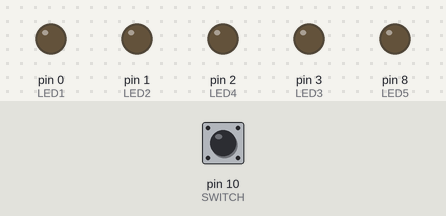
A sketch run on a simulated Arduino Uno, built with avr-gcc and run on an emulated ATmega328P. On the bench: output pins drawn as LEDs (lit = HIGH). Dashed ring = blinking. The inputs (shaded band) are chosen by the test bench; at power-on: pin 10 (SWITCH) HIGH.

Above: at 1.2 s.
1.3 s: pin 10 (SWITCH) pulled LOW for 0.15 s
At 1.51 s:
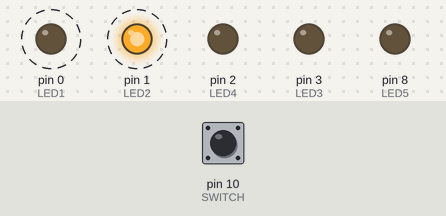
At 1.91 s:
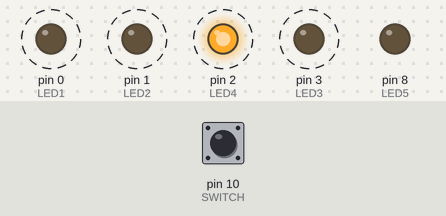
Timing chart, 0 to 10.3 s (numbered marks = the images above; inputs shaded):
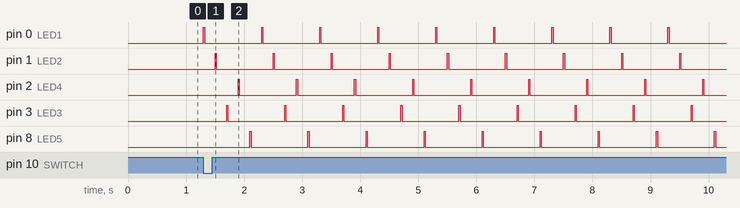

Measured:
- after the input at 1.3 s, pin 0 (LED1): alternates HIGH for 0.02 s and LOW for 0.98 s, starting at once; pin 1 (LED2): alternates HIGH for 0.02 s and LOW for 0.98 s, starting after 0.20 s

The sketch:

star.ino
```cpp
/*
 PA0 = 0
 PA1 = 1
 PA2 = 2
 PA3 = 3
 PA4 = 4
 PA5 = 5

https://electronics.stackexchange.com/questions/126330/how-much-current-is-a-powered-down-attiny84-supposed-to-take

  P1     P4   P3
   .     .     .


   .     .     .
  GND    P2   VCC

  */

 enum { LED5 = 8, LED1 = 0, LED2 = 1, LED3 = 3, LED4 = 2, SWITCH = 10};
 int leds[] = {LED1, LED2, LED3, LED4, LED5};

void setup() {
  pinMode(SWITCH, INPUT);
  digitalWrite(SWITCH, 1);
  pinMode(LED1, OUTPUT);
  pinMode(LED2, OUTPUT);
  pinMode(LED3, OUTPUT);
  pinMode(LED4, OUTPUT);
  pinMode(LED5, OUTPUT);
  digitalWrite(LED1, 0);
  digitalWrite(LED2, 0);
  digitalWrite(LED3, 0);
  digitalWrite(LED4, 0);
  digitalWrite(LED5, 0);
}

void loop() {
  if (digitalRead(SWITCH) == 1)
    return;

   for(int j=0; j<10; j++)
   {
    for (int i=0; i<5; i++)
    {
      digitalWrite(leds[i], 1);
      delay(20);
      digitalWrite(leds[i], 0);
      delay(180);
    }
   }
}
```
